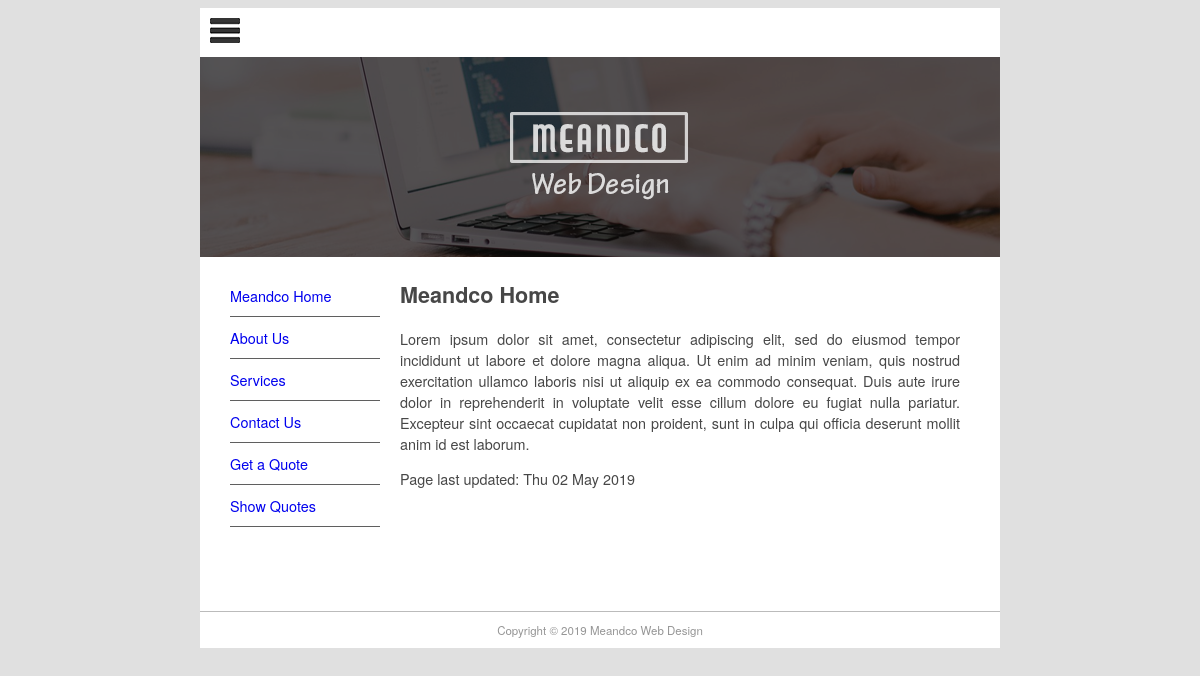
The page / on the database its author committed.
### pages/models.py (models this page shows, shortened)
class Page(models.Model):
    title = models.CharField(max_length=60)
    permalink = models.CharField(max_length=12, unique=True)
    update_date = models.DateTimeField('Last Updated')
    bodytext = models.TextField('Page Content', blank=True)

### pages/views.py (the view)
# urls.py: url(r'([^/]*)', views.index, name='index'),
def index(request, pagename):
    pagename = '/' + pagename
    pg = get_object_or_404(Page, permalink=pagename)
    pg = Page.objects.get(permalink=pagename)
    context = {
        'title' : pg.title,
        'content' : pg.bodytext,
        'last_updated' : pg.update_date,
        'page_list' : Page.objects.all(),
    }
    return render(request, 'pages/page.html', context)

### pages/templates/pages/page.html (shortened to what this page needs)
{% extends "base.html" %}
{% block sidenav %}
    {% for page in page_list %}
    <li>
        <a href="{{ page.permalink }}">{{ page.title }}</a>
    </li>
    {% endfor %}
{% endblock sidenav %}
{% block content %}
{% autoescape off %}
{{ content }}
{% endautoescape %}
<p>
    Page last updated: {{ last_updated|date:'D d F Y' }}
</p>
{% endblock content %}

### django_learning/templates/base.html (shortened to what this page needs)
{% load static %}
<!DOCTYPE html>
<html>
<head>
  <link href="{% static 'main.css' %}" rel="stylesheet" type="text/css">
</head>
<body>
<div id="wrapper">
  <header id="header">
    <div id="logo"><img src="{% static 'logo.jpg' %}" alt=""/></div>
    <div id="topbanner"><img src="{% static 'top_banner.png' %}" width="800" height="200" alt=""/></div>
  </header>
  <aside id="leftsidebar">
    <nav id="nav">
    <ul>
      {% block sidenav %}{% endblock sidenav %}
      <li><a href="/contact">Contact Us</a></li>
      <li><a href="/quote">Get a Quote</a> </li>
      <li><a href="/quote/show">Show Quotes</a> </li>
    </ul>
    </nav>
  </aside>
  <section id="main">
    {% block content %}{% endblock content %}
  </section>
  <footer id="footer">Copyright &copy; 2019 Meandco Web Design</footer>
</div>
</body>
</html>

### django_learning/static/main.css (style rules this page uses)
#header { border-style: none; width: 800px; height: auto; }
#wrapper { margin-top: 0px; margin-left: auto; margin-right: auto; background-color: #FFFFFF; width: 800px; }
body { background-color: #E0E0E0; font-family: Gotham, "Helvetica Neue", Helvetica, Arial, sans-serif; font-size: 0.9em; text-align: justify; color: #474747; }
#footer { text-align: center; font-size: 0.8em; margin-top: 5px; padding-top: 10px; padding-bottom: 10px; background-color: #FFFFFF; border-top: thin solid #BBBBBB; clear: both; color: #969696; }
#nav li { padding-top: 10px; padding-bottom: 10px; font-size: 1em; list-style-type: none; border-bottom: thin solid #5F5F5F; color: #4C4C4C; left: 0px; list-style-position: inside; margin-left: -10px; }
#nav li a { text-decoration: none; }
#leftsidebar { width: 180px; height: 350px; float: left; }
#main { width: 560px; float: left; margin-left: 20px; margin-right: 10px; padding-right: 10px; }
#logo { padding: 10px; }

### rows shown on the page
Page: title "Meandco Home", bodytext "Meandco Home Lorem ipsum dolor sit amet, consectetur adipiscing elit, sed do eiusmod tempor incididunt ut labore et dolore magna aliqua. Ut enim ad minim veniam, quis nostrud exercitation ullamco laboris nisi ut aliquip ex ea commodo consequat. Duis aute irure dolor in reprehenderit in voluptate velit esse cillum dolore eu fugiat nulla pariatur. Excepteur sint occaecat cupidatat non proident, sunt in culpa qui officia deserunt mollit anim id est laborum.", update_date "Thu 02 May 2019"
Page: title "About Us"
Page: title "Services"
